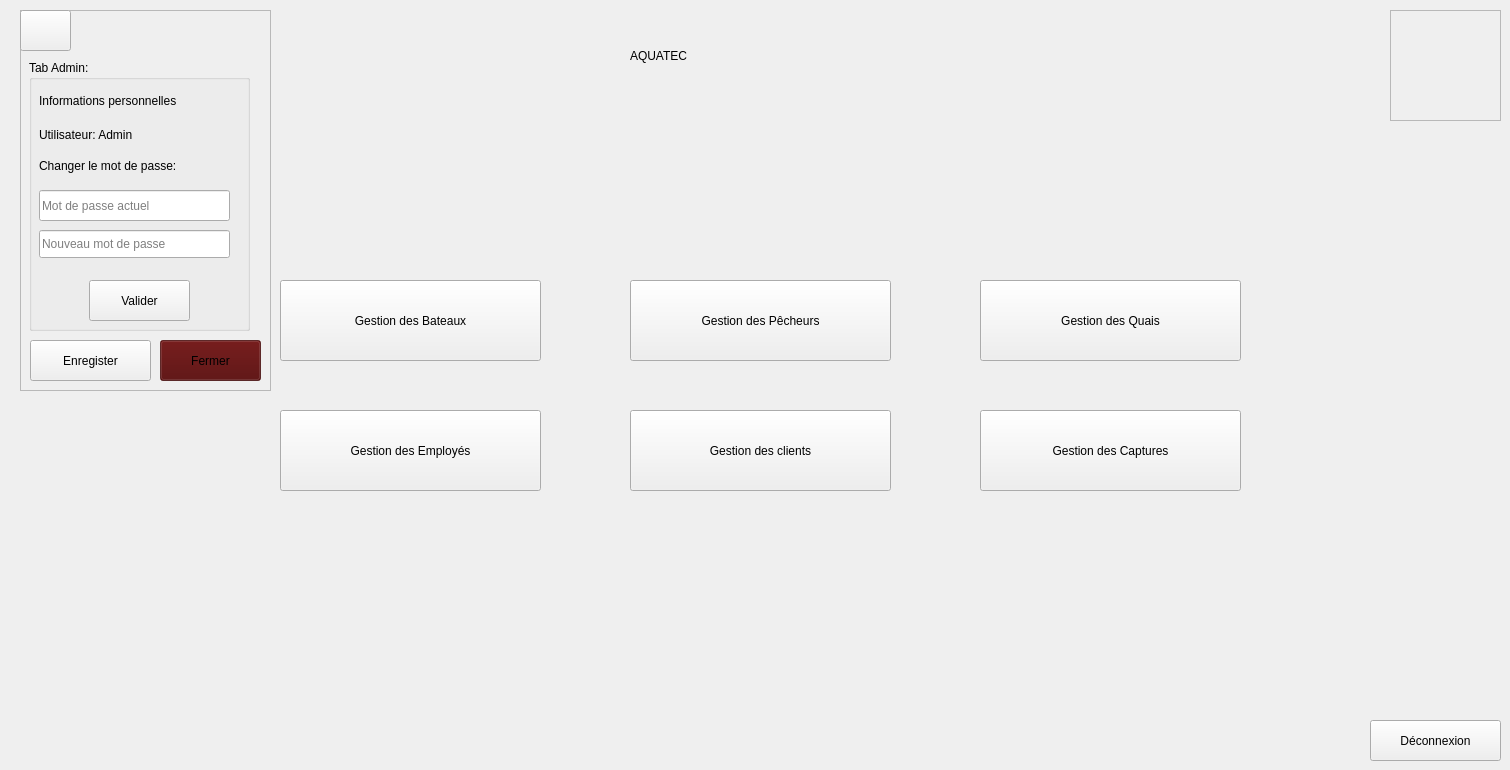
    <widget class="QWidget" name="gestionsb">
     <widget class="QPushButton" name="p1b">
      <property name="geometry">
       <rect>
        <x>280</x>
        <y>280</y>
        <width>261</width>
        <height>81</height>
       </rect>
      </property>
      <property name="text">
       <string>Gestion des Bateaux</string>
      </property>
     </widget>
     <widget class="QPushButton" name="p2b">
      <property name="geometry">
       <rect>
        <x>630</x>
        <y>280</y>
        <width>261</width>
        <height>81</height>
       </rect>
      </property>
      <property name="text">
       <string>Gestion des Pêcheurs</string>
      </property>
     </widget>
     <widget class="QPushButton" name="p3b">
      <property name="geometry">
       <rect>
        <x>630</x>
        <y>410</y>
        <width>261</width>
        <height>81</height>
       </rect>
      </property>
      <property name="text">
       <string>Gestion des clients</string>
      </property>
     </widget>
     <widget class="QPushButton" name="p4b">
      <property name="geometry">
       <rect>
        <x>980</x>
        <y>280</y>
        <width>261</width>
        <height>81</height>
       </rect>
      </property>
      <property name="text">
       <string>Gestion des Quais</string>
      </property>
     </widget>
     <widget class="QPushButton" name="p5b">
      <property name="geometry">
       <rect>
        <x>980</x>
        <y>410</y>
        <width>261</width>
        <height>81</height>
       </rect>
      </property>
      <property name="text">
       <string>Gestion des Captures</string>
      </property>
     </widget>
     <widget class="QPushButton" name="p6b">
      <property name="geometry">
       <rect>
        <x>280</x>
        <y>410</y>
        <width>261</width>
        <height>81</height>
       </rect>
      </property>
      <property name="text">
       <string>Gestion des Employés</string>
      </property>
     </widget>
     <widget class="QFrame" name="frame_4b">
      <property name="geometry">
       <rect>
        <x>1390</x>
        <y>10</y>
        <width>111</width>
        <height>111</height>
       </rect>
      </property>
      <property name="frameShape">
       <enum>QFrame::Shape::StyledPanel</enum>
      </property>
      <property name="frameShadow">
       <enum>QFrame::Shadow::Raised</enum>
      </property>
     </widget>
     <widget class="QLabel" name="label_10b">
      <property name="geometry">
       <rect>
        <x>630</x>
        <y>10</y>
        <width>361</width>
        <height>91</height>
       </rect>
      </property>
      <property name="styleSheet">
       <string notr="true"/>
      </property>
      <property name="text">
       <string>AQUATEC</string>
      </property>
     </widget>
     <widget class="QPushButton" name="pushButton_9b">
      <property name="geometry">
       <rect>
        <x>1370</x>
        <y>720</y>
        <width>131</width>
        <height>41</height>
       </rect>
      </property>
      <property name="text">
       <string>Déconnexion</string>
      </property>
     </widget>
     <widget class="QPushButton" name="p1_2b">
      <property name="geometry">
       <rect>
        <x>20</x>
        <y>10</y>
        <width>51</width>
        <height>41</height>
       </rect>
      </property>
      <property name="styleSheet">
       <string notr="true">image: url(:/res/reglage.png);</string>
      </property>
      <property name="text">
       <string/>
      </property>
     </widget>
     <widget class="QFrame" name="frame_10b">
      <property name="geometry">
       <rect>
        <x>20</x>
        <y>10</y>
        <width>251</width>
        <height>381</height>
       </rect>
      </property>
      <property name="frameShape">
       <enum>QFrame::Shape::StyledPanel</enum>
      </property>
      <property name="frameShadow">
       <enum>QFrame::Shadow::Raised</enum>
      </property>
      <widget class="QGroupBox" name="groupBox_3b">
       <property name="geometry">
        <rect>
         <x>9</x>
         <y>50</y>
         <width>221</width>
         <height>271</height>
        </rect>
       </property>
       <property name="styleSheet">
        <string notr="true">#label_23,#label_24,#label_25{border:none;
background-color:transparent;}</string>
       </property>
       <property name="title">
        <string>Tab Admin:</string>
       </property>
       <widget class="QLabel" name="label_23b">
        <property name="geometry">
         <rect>
          <x>10</x>
          <y>30</y>
          <width>201</width>
          <height>21</height>
         </rect>
        </property>
        <property name="text">
         <string>Informations personnelles </string>
        </property>
       </widget>
       <widget class="QLabel" name="label_24b">
        <property name="geometry">
         <rect>
          <x>10</x>
          <y>59</y>
          <width>171</width>
          <height>31</height>
         </rect>
        </property>
        <property name="text">
         <string>Utilisateur: Admin</string>
        </property>
       </widget>
       <widget class="QLabel" name="label_25b">
        <property name="geometry">
         <rect>
          <x>10</x>
          <y>90</y>
          <width>191</width>
          <height>31</height>
         </rect>
        </property>
        <property name="text">
         <string>Changer le mot de passe:</string>
        </property>
       </widget>
       <widget class="QLineEdit" name="lineEdit_12b">
        <property name="geometry">
         <rect>
          <x>10</x>
          <y>130</y>
          <width>191</width>
          <height>31</height>
         </rect>
        </property>
        <property name="placeholderText">
         <string>Mot de passe actuel</string>
        </property>
       </widget>
       <widget class="QLineEdit" name="lineEdit_13b">
        <property name="geometry">
         <rect>
          <x>10</x>
          <y>170</y>
          <width>191</width>
          <height>28</height>
         </rect>
        </property>
        <property name="placeholderText">
         <string>Nouveau mot de passe</string>
        </property>
       </widget>
       <widget class="QPushButton" name="pushButton_10b">
        <property name="geometry">
         <rect>
          <x>60</x>
          <y>220</y>
          <width>101</width>
          <height>41</height>
         </rect>
        </property>
        <property name="text">
         <string>Valider</string>
        </property>
       </widget>
      </widget>
      <widget class="QPushButton" name="pushButton_11b">
       <property name="geometry">
        <rect>
         <x>10</x>
         <y>330</y>
         <width>121</width>
         <height>41</height>
        </rect>
       </property>
       <property name="text">
        <string>Enregister</string>
       </property>
      </widget>
      <widget class="QPushButton" name="pushButton_12b">
       <property name="geometry">
        <rect>
         <x>140</x>
         <y>330</y>
         <width>101</width>
         <height>41</height>
        </rect>
       </property>
       <property name="styleSheet">
        <string notr="true">#pushButton_12b{background-color: rgba(80, 0, 0, 0.7);}
#pushButton_12b:hover{
	
	background-color: rgb(162, 15, 18);}</string>
       </property>
       <property name="text">
        <string>Fermer</string>
       </property>
      </widget>
     </widget>
     <zorder>frame_10b</zorder>
     <zorder>p1b</zorder>
     <zorder>p2b</zorder>
     <zorder>p3b</zorder>
     <zorder>p4b</zorder>
     <zorder>p5b</zorder>
     <zorder>p6b</zorder>
     <zorder>frame_4b</zorder>
     <zorder>label_10b</zorder>
     <zorder>pushButton_9b</zorder>
     <zorder>p1_2b</zorder>
    </widget>
